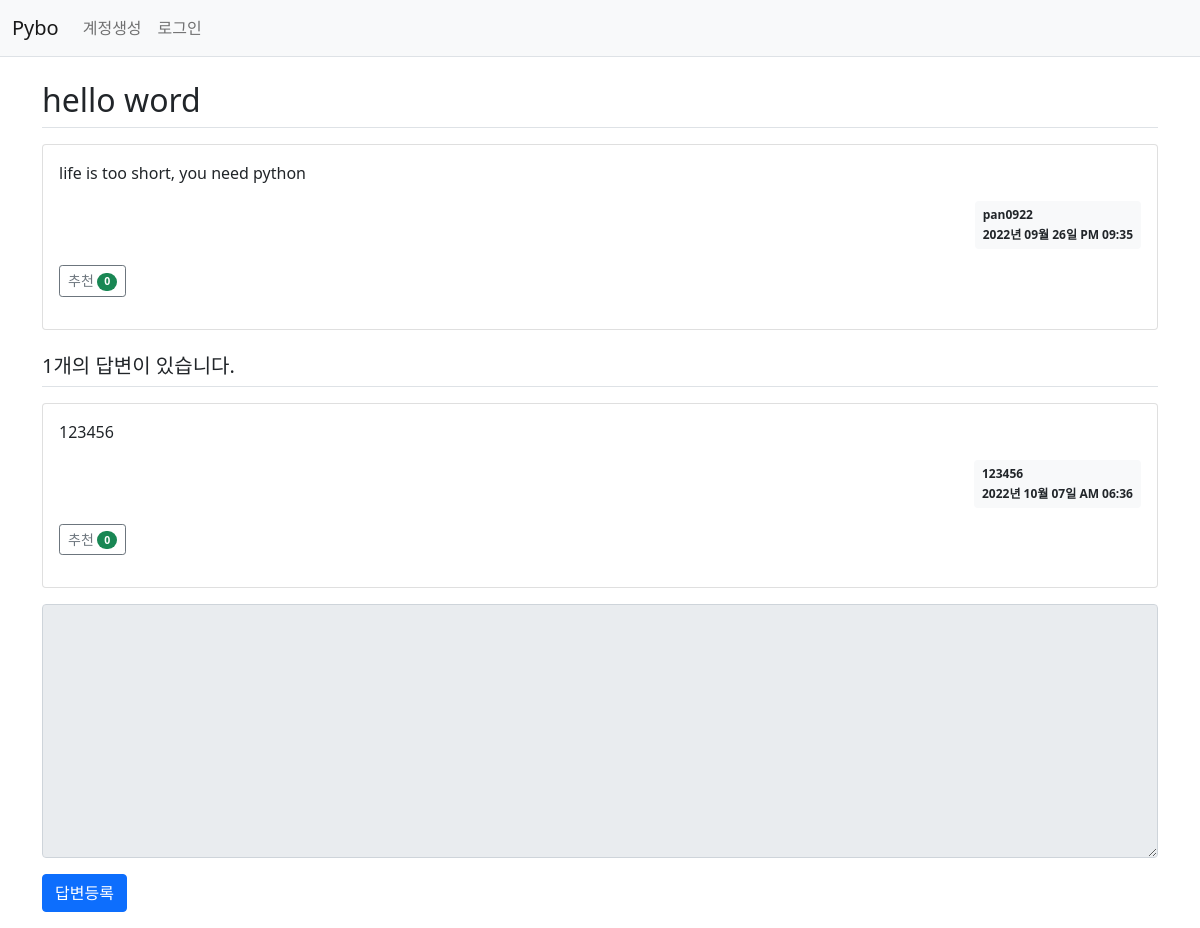
Screenshot of /question/detail/305/ with the database file from the repository.
### pybo/models.py (models this page shows)
class Question(db.Model):
    id = db.Column(db.Integer, primary_key=True)
    subject = db.Column(db.String(200), nullable=False)
    content = db.Column(db.Text(), nullable=False)
    create_date = db.Column(db.DateTime(), nullable=False)
    user_id = db.Column(db.Integer, db.ForeignKey('user.id', ondelete='CASCADE'), nullable=False)
    user = db.relationship('User', backref=db.backref('question_set'))
    modify_date = db.Column(db.DateTime(), nullable=True)
    voter = db.relationship('User', secondary=question_voter, backref=db.backref('question_voter_set'))

class User(db.Model):
    id = db.Column(db.Integer, primary_key=True)
    username = db.Column(db.String(150), unique=True, nullable=False)
    password = db.Column(db.String(200), nullable=False)
    email = db.Column(db.String(120), unique=True, nullable=False)

class Answer(db.Model):
    id = db.Column(db.Integer, primary_key=True)
    question_id = db.Column(db.Integer, db.ForeignKey('question.id', ondelete='CASCADE'))
    question = db.relationship('Question', backref=db.backref('answer_set',cascade='all, delete-orphan'))
    content = db.Column(db.Text(), nullable=False)
    create_date = db.Column(db.DateTime(), nullable=False)
    user_id = db.Column(db.Integer, db.ForeignKey('user.id', ondelete='CASCADE'), nullable=False)
    user = db.relationship('User', backref=db.backref('answer_set'))
    modify_date = db.Column(db.DateTime(), nullable=True)
    voter = db.relationship('User', secondary=answer_voter, backref=db.backref('answer_voter_set'))

### pybo/views/question_views.py (the view)
@bp.route('/detail/<int:question_id>/') # /question/
def detail(question_id):
    form = AnswerForm() #
    question = Question.query.get_or_404(question_id)
    return render_template('question/question_detail.html', question=question, form=form)

### pybo/forms.py
class AnswerForm(FlaskForm):
    content = TextAreaField('내용', validators=[DataRequired('내용은 필수입력 항목입니다.')])

### pybo/filter.py (called while the page is built)
def format_datetime(value, fmt='%Y년 %m월 %d일 %p %I:%M'):
    return value.strftime(fmt)

### pybo/views/auth_views.py (called while the page is built)
@bp.before_app_request
def load_logged_in_user():
    user_id = session.get('user_id')
    if user_id is None:
        g.user = None
    else:
        g.user = User.query.get(user_id)

### pybo/templates/question/question_detail.html (shortened to what this page needs)
{% extends 'base.html' %}
{% block content %}
<div class="container my-3">
    <h2 class="border-bottom py-2">{{ question.subject }}</h2>
    <div class="card my-3">
        <div class="card-body">
            <div class="card-text" >{{ question.content|markdown  }}</div>
            <div class="d-flex justify-content-end">
                <div class="badge bg-light text-dark p-2 text-start">
                    <div class="mb-2">{{ question.user.username }}</div>
                    <div>{{ question.create_date|datetime }}</div>
                </div>
            </div>
            <div class="my-3">
                <a href="javascript:void(0)" data-uri="{{ url_for('question.vote', question_id=question.id) }}"
            class="recommend btn btn-sm btn-outline-secondary"> 추천
                <span class="badge rounded-pill bg-success">{{ question.voter|length }}</span>
                </a>
            </div>
        </div>
    </div>
    <h5 class="border-bottom my-3 py-2">{{ question.answer_set|length }}개의 답변이 있습니다.</h5>
    {% for answer in question.answer_set %}
    <div class="card my-3">
        <div class="card-body">
            <div class="card-text" >{{ answer.content|markdown  }}</div>
            <div class="d-flex justify-content-end">
                <div class="badge bg-light text-dark p-2 text-start">
                    <div class="mb-2">{{ answer.user.username }}</div>
                    <div>{{ answer.create_date|datetime }}</div>
                </div>
            </div>
            <div class="my-3">
                <a href="javascript:void(0)" data-uri="{{ url_for('answer.vote', answer_id=answer.id) }}"
                class="recommend btn btn-sm btn-outline-secondary"> 추천
                 <span class="badge rounded-pill bg-success">{{ answer.voter|length }}</span>
             </a>
            </div>
        </div>
    </div>
    {% endfor %}
    <form action="{{ url_for('answer.create', question_id=question.id) }}" method="post" class="my-3">
        <div class="mb-3">
            <textarea {% if not g.user %}disabled{% endif %} name="content" id="content" class="form-control" rows="10"></textarea>
        </div>
        <input type="submit" value="답변등록" class="btn btn-primary">
    </form>
</div>
{% endblock %}

### pybo/templates/base.html (shortened to what this page needs)
<!doctype html>
<html lang="ko">
<head>
    <link rel="stylesheet" href="{{ url_for('static', filename='bootstrap.min.css') }}">
    <link rel="stylesheet" href="{{ url_for('static', filename='style.css') }}">
</head>
<body>
{% include "navbar.html" %}
{% block content %}
{% endblock %}
</body>
</html>

### pybo/templates/navbar.html (shortened to what this page needs)
<nav class="navbar navbar-expand-lg navbar-light bg-light border-bottom">
    <div class="container-fluid">
        <a class="navbar-brand" href="{{ url_for('main.index') }}">Pybo</a>
        <div class="collapse navbar-collapse" id="navbarSupportedContent">
            {% if g.user %}
            <ul class="navbar-nav">
                <li class="nav-item ">
                    <a class="nav-link" href="{{ url_for('auth.logout') }}">{{ g.user.username }} (로그아웃)</a>
                </li>
            </ul>
            {% else %}
            <ul class="navbar-nav me-auto mb-2 mb-lg-0">
                <li class="nav-item">
                    <a class="nav-link" href="{{ url_for('auth.signup') }}">계정생성</a>
                </li>
                <li class="nav-item">
                    <a class="nav-link" href="{{ url_for('auth.login') }}">로그인</a>
                </li>
            </ul>
            {% endif %}
        </div>
    </div>
</nav>

### rows the page displays
Question: subject "hello word", content "life is too short, you need python", create_date "2022년 09월 26일 PM 09:35"
User: user.username "pan0922"
Answer: content "123456", user.username "123456", create_date "2022년 10월 07일 AM 06:36", voter|length "0"

### other values shown
{{ question.voter|length }} "0"
{{ question.answer_set|length }} "1"
